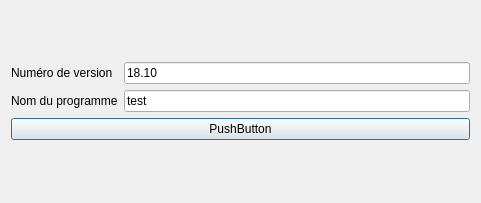
<?xml version="1.0" encoding="UTF-8"?>
<ui version="4.0">
 <class>Dialog</class>
 <widget class="QDialog" name="Dialog">
  <property name="geometry">
   <rect>
    <x>0</x>
    <y>0</y>
    <width>481</width>
    <height>203</height>
   </rect>
  </property>
  <property name="windowTitle">
   <string>Dialog</string>
  </property>
  <layout class="QGridLayout" name="gridLayout_3">
   <item row="0" column="0">
    <layout class="QVBoxLayout" name="verticalLayout_3">
     <item>
      <layout class="QGridLayout" name="gridLayout">
       <item row="0" column="0">
        <layout class="QVBoxLayout" name="verticalLayout">
         <item>
          <widget class="QLabel" name="label">
           <property name="text">
            <string>Numéro de version</string>
           </property>
           <property name="buddy">
            <cstring>lineEdit</cstring>
           </property>
          </widget>
         </item>
         <item>
          <widget class="QLabel" name="label_2">
           <property name="text">
            <string>Nom du programme</string>
           </property>
           <property name="buddy">
            <cstring>lineEdit_2</cstring>
           </property>
          </widget>
         </item>
        </layout>
       </item>
       <item row="0" column="1">
        <layout class="QVBoxLayout" name="verticalLayout_2">
         <item>
          <widget class="QLineEdit" name="lineEdit">
           <property name="text">
            <string>18.10</string>
           </property>
          </widget>
         </item>
         <item>
          <widget class="QLineEdit" name="lineEdit_2">
           <property name="text">
            <string>test</string>
           </property>
          </widget>
         </item>
        </layout>
       </item>
      </layout>
     </item>
     <item>
      <widget class="QPushButton" name="pushButton">
       <property name="text">
        <string>PushButton</string>
       </property>
      </widget>
     </item>
    </layout>
   </item>
  </layout>
 </widget>
 <resources/>
 <connections/>
</ui>
